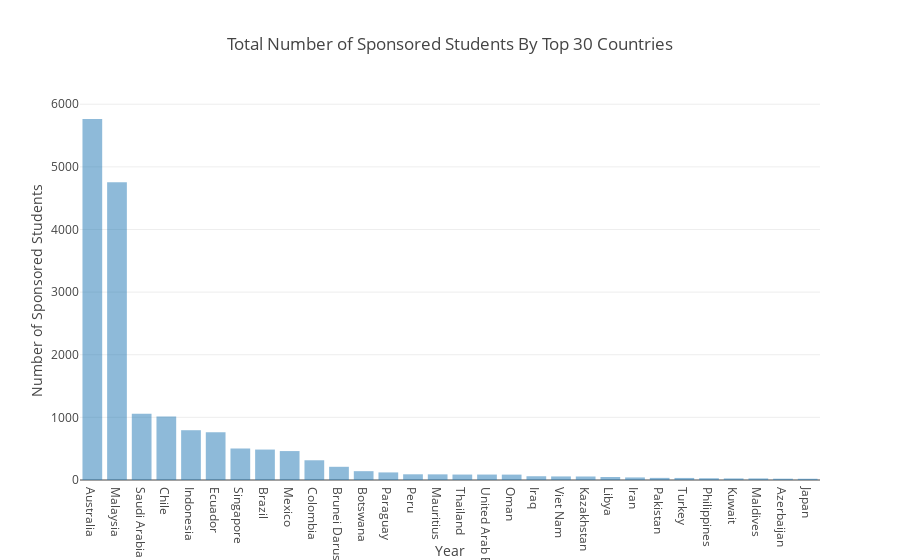

The code cell stored with this chart in its notebook:
### Code cell
traces = []
traces.append(go.Bar(
        x=top_countries_df.index.values,
        y=top_countries_df.values,
        name='Sponsored Student Count',
        opacity = 0.5))


layout = dict(
    title = 'Total Number of Sponsored Students By Top 30 Countries',
    xaxis = dict(title = 'Year'),
    
    yaxis = dict(
        title = 'Number of Sponsored Students',
        #range = [0, 250]
    ),
    
    legend=dict(
        x=0.3,
        y=1.1,
        traceorder='normal',
        font=dict(
            family='sans-serif',
            size=12,
            color='#000'
        ),
        orientation="h"
    )
,
)

fig = dict(data=traces, layout=layout)
iplot(fig)

### Figure 1 — Plotly figure (JSON) as saved in the notebook; plotly's stock layout.template omitted (floating-point values rounded to 4 significant figures)
{"data": [{"name": "Sponsored Student Count", "opacity": 0.5, "type": "bar", "x": ["Australia", "Malaysia", "Saudi Arabia", "Chile", "Indonesia", "Ecuador", "Singapore", "Brazil", "Mexico", "Colombia", "Brunei Darussalam", "Botswana", "Paraguay", "Peru", "Mauritius", "Thailand", "United Arab Emirates", "Oman", "Iraq", "Viet Nam", "Kazakhstan", "Libya", "Iran", "Pakistan", "Turkey", "Philippines", "Kuwait", "Maldives", "Azerbaijan", "Japan"], "y": [5764, 4755, 1058, 1015, 795, 761, 503, 486, 462, 315, 211, 141, 121, 91, 90, 87, 87, 86, 60, 57, 56, 48, 41, 34, 33, 28, 25, 25, 21, 20]}], "layout": {"legend": {"font": {"color": "#000", "family": "sans-serif", "size": 12}, "orientation": "h", "traceorder": "normal", "x": 0.3, "y": 1.1}, "title": "Total Number of Sponsored Students By Top 30 Countries", "xaxis": {"title": "Year"}, "yaxis": {"title": "Number of Sponsored Students"}}}
